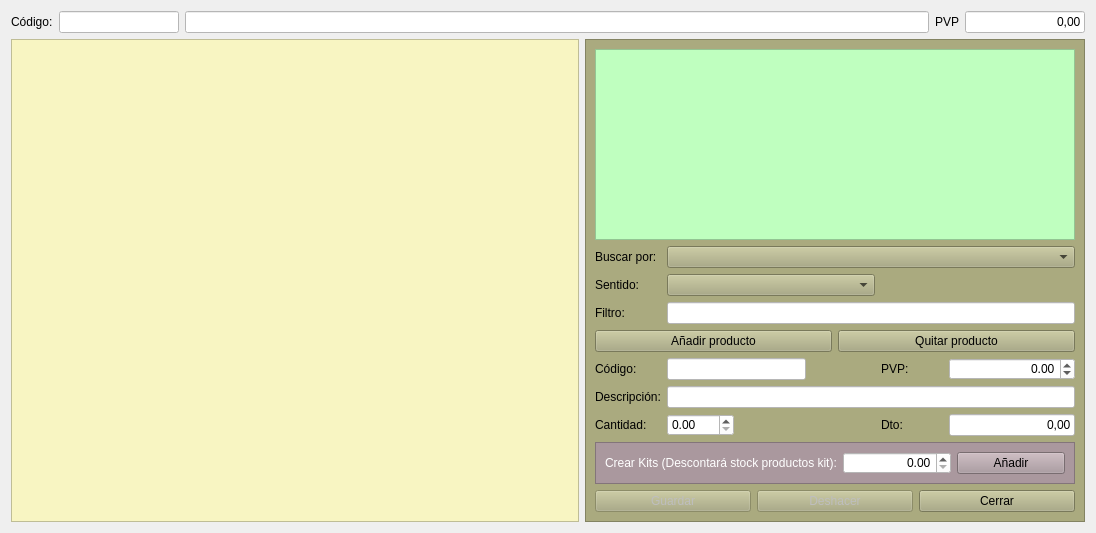
<?xml version="1.0" encoding="UTF-8"?>
<ui version="4.0">
 <class>FrmKit</class>
 <widget class="QDialog" name="FrmKit">
  <property name="geometry">
   <rect>
    <x>0</x>
    <y>0</y>
    <width>1096</width>
    <height>533</height>
   </rect>
  </property>
  <property name="windowTitle">
   <string>Gestión de Kits de producto.</string>
  </property>
  <layout class="QGridLayout" name="gridLayout_3">
   <item row="0" column="0" colspan="2">
    <layout class="QGridLayout" name="gridLayout_2">
     <item row="0" column="0">
      <widget class="QLabel" name="label_7">
       <property name="text">
        <string>Código:</string>
       </property>
      </widget>
     </item>
     <item row="0" column="1">
      <widget class="QLineEdit" name="txtCodigo_kit">
       <property name="maximumSize">
        <size>
         <width>120</width>
         <height>16777215</height>
        </size>
       </property>
       <property name="styleSheet">
        <string notr="true">background-color: rgb(255, 255, 255);</string>
       </property>
      </widget>
     </item>
     <item row="0" column="2">
      <widget class="QLineEdit" name="txtDesc_kit">
       <property name="styleSheet">
        <string notr="true">background-color: rgb(255, 255, 255);</string>
       </property>
      </widget>
     </item>
     <item row="0" column="3">
      <widget class="QLabel" name="label_8">
       <property name="text">
        <string>PVP</string>
       </property>
      </widget>
     </item>
     <item row="0" column="4">
      <widget class="QLineEdit" name="txtPvp_kit">
       <property name="maximumSize">
        <size>
         <width>120</width>
         <height>16777215</height>
        </size>
       </property>
       <property name="styleSheet">
        <string notr="true">background-color: rgb(255, 255, 255);</string>
       </property>
       <property name="text">
        <string>0,00</string>
       </property>
       <property name="alignment">
        <set>Qt::AlignRight|Qt::AlignTrailing|Qt::AlignVCenter</set>
       </property>
      </widget>
     </item>
    </layout>
   </item>
   <item row="1" column="0">
    <widget class="QTableView" name="tabla">
     <property name="autoFillBackground">
      <bool>true</bool>
     </property>
     <property name="styleSheet">
      <string notr="true">alternate-background-color: rgb(255, 255, 255);
font: 8pt &quot;Sans&quot;;
background-color: rgb(248, 245, 194);</string>
     </property>
     <property name="alternatingRowColors">
      <bool>true</bool>
     </property>
     <property name="selectionMode">
      <enum>QAbstractItemView::SingleSelection</enum>
     </property>
     <property name="selectionBehavior">
      <enum>QAbstractItemView::SelectRows</enum>
     </property>
    </widget>
   </item>
   <item row="1" column="1">
    <widget class="QFrame" name="frame">
     <property name="maximumSize">
      <size>
       <width>500</width>
       <height>16777215</height>
      </size>
     </property>
     <property name="styleSheet">
      <string notr="true">background-color: rgb(170, 170, 127);</string>
     </property>
     <property name="frameShape">
      <enum>QFrame::StyledPanel</enum>
     </property>
     <property name="frameShadow">
      <enum>QFrame::Raised</enum>
     </property>
     <layout class="QGridLayout" name="gridLayout">
      <item row="10" column="4">
       <widget class="QLabel" name="label_6">
        <property name="text">
         <string>Dto:</string>
        </property>
       </widget>
      </item>
      <item row="2" column="1" colspan="5">
       <widget class="QComboBox" name="cboOrden"/>
      </item>
      <item row="13" column="0" colspan="6">
       <layout class="QHBoxLayout" name="horizontalLayout">
        <item>
         <widget class="QPushButton" name="btnGuardar">
          <property name="enabled">
           <bool>false</bool>
          </property>
          <property name="text">
           <string>Guardar</string>
          </property>
          <property name="icon">
           <iconset resource="../maya.qrc">
            <normaloff>:/Icons/PNG/Save.png</normaloff>:/Icons/PNG/Save.png</iconset>
          </property>
         </widget>
        </item>
        <item>
         <widget class="QPushButton" name="btnDeshacer">
          <property name="enabled">
           <bool>false</bool>
          </property>
          <property name="text">
           <string>Deshacer</string>
          </property>
          <property name="icon">
           <iconset resource="../maya.qrc">
            <normaloff>:/Icons/PNG/undo.png</normaloff>:/Icons/PNG/undo.png</iconset>
          </property>
         </widget>
        </item>
        <item>
         <widget class="QPushButton" name="pushButton">
          <property name="text">
           <string>Cerrar</string>
          </property>
          <property name="icon">
           <iconset resource="../maya.qrc">
            <normaloff>:/Icons/PNG/Exit.png</normaloff>:/Icons/PNG/Exit.png</iconset>
          </property>
         </widget>
        </item>
       </layout>
      </item>
      <item row="9" column="0">
       <widget class="QLabel" name="label_5">
        <property name="text">
         <string>Descripción:</string>
        </property>
       </widget>
      </item>
      <item row="8" column="5">
       <widget class="QDoubleSpinBox" name="spinPVP">
        <property name="styleSheet">
         <string notr="true">background-color: rgb(255, 255, 255);</string>
        </property>
        <property name="alignment">
         <set>Qt::AlignRight|Qt::AlignTrailing|Qt::AlignVCenter</set>
        </property>
        <property name="minimum">
         <double>-10000000.000000000000000</double>
        </property>
        <property name="maximum">
         <double>1000000000.000000000000000</double>
        </property>
       </widget>
      </item>
      <item row="4" column="1" colspan="5">
       <widget class="QLineEdit" name="txtBuscar">
        <property name="styleSheet">
         <string notr="true">background-color: rgb(255, 255, 255);</string>
        </property>
       </widget>
      </item>
      <item row="10" column="0">
       <widget class="QLabel" name="label_3">
        <property name="text">
         <string>Cantidad:</string>
        </property>
       </widget>
      </item>
      <item row="5" column="0" colspan="6">
       <layout class="QHBoxLayout" name="horizontalLayout_2">
        <item>
         <widget class="QPushButton" name="btnAnadir">
          <property name="text">
           <string>Añadir producto</string>
          </property>
          <property name="icon">
           <iconset resource="../maya.qrc">
            <normaloff>:/Icons/PNG/add.png</normaloff>:/Icons/PNG/add.png</iconset>
          </property>
         </widget>
        </item>
        <item>
         <widget class="QPushButton" name="btnQuitar">
          <property name="text">
           <string>Quitar producto</string>
          </property>
          <property name="icon">
           <iconset resource="../maya.qrc">
            <normaloff>:/Icons/PNG/borrar.png</normaloff>:/Icons/PNG/borrar.png</iconset>
          </property>
         </widget>
        </item>
       </layout>
      </item>
      <item row="9" column="1" colspan="5">
       <widget class="QLineEdit" name="txtDescripcion">
        <property name="styleSheet">
         <string notr="true">background-color: rgb(255, 255, 255);</string>
        </property>
       </widget>
      </item>
      <item row="8" column="4">
       <widget class="QLabel" name="label_9">
        <property name="text">
         <string>PVP:</string>
        </property>
       </widget>
      </item>
      <item row="2" column="0">
       <widget class="QLabel" name="label_2">
        <property name="text">
         <string>Buscar por:</string>
        </property>
       </widget>
      </item>
      <item row="8" column="0">
       <widget class="QLabel" name="label_4">
        <property name="text">
         <string>Código:</string>
        </property>
       </widget>
      </item>
      <item row="10" column="1">
       <widget class="QDoubleSpinBox" name="spinCantidad">
        <property name="styleSheet">
         <string notr="true">background-color: rgb(255, 255, 255);</string>
        </property>
       </widget>
      </item>
      <item row="1" column="0" colspan="6">
       <widget class="QTableView" name="tabla_buscar">
        <property name="styleSheet">
         <string notr="true">background-color: rgb(191, 255, 191);
alternate-background-color: rgb(222, 255, 222);</string>
        </property>
        <property name="alternatingRowColors">
         <bool>true</bool>
        </property>
        <property name="selectionMode">
         <enum>QAbstractItemView::SingleSelection</enum>
        </property>
        <property name="selectionBehavior">
         <enum>QAbstractItemView::SelectRows</enum>
        </property>
        <attribute name="verticalHeaderVisible">
         <bool>false</bool>
        </attribute>
       </widget>
      </item>
      <item row="4" column="0">
       <widget class="QLabel" name="label">
        <property name="text">
         <string>Filtro:</string>
        </property>
       </widget>
      </item>
      <item row="8" column="1" colspan="2">
       <widget class="QLineEdit" name="txtCodigo">
        <property name="minimumSize">
         <size>
          <width>139</width>
          <height>0</height>
         </size>
        </property>
        <property name="styleSheet">
         <string notr="true">background-color: rgb(255, 255, 255);</string>
        </property>
       </widget>
      </item>
      <item row="3" column="0">
       <widget class="QLabel" name="label_10">
        <property name="text">
         <string>Sentido:</string>
        </property>
       </widget>
      </item>
      <item row="3" column="1" colspan="3">
       <widget class="QComboBox" name="cboSentido"/>
      </item>
      <item row="10" column="5">
       <widget class="QLineEdit" name="txtDto">
        <property name="minimumSize">
         <size>
          <width>73</width>
          <height>0</height>
         </size>
        </property>
        <property name="maximumSize">
         <size>
          <width>126</width>
          <height>16777215</height>
         </size>
        </property>
        <property name="styleSheet">
         <string notr="true">background-color: rgb(255, 255, 255);</string>
        </property>
        <property name="text">
         <string>0,00</string>
        </property>
        <property name="alignment">
         <set>Qt::AlignRight|Qt::AlignTrailing|Qt::AlignVCenter</set>
        </property>
       </widget>
      </item>
      <item row="11" column="0" colspan="6">
       <widget class="QFrame" name="frame_2">
        <property name="styleSheet">
         <string notr="true">background-color: rgb(170, 152, 158);</string>
        </property>
        <property name="frameShape">
         <enum>QFrame::StyledPanel</enum>
        </property>
        <property name="frameShadow">
         <enum>QFrame::Raised</enum>
        </property>
        <layout class="QHBoxLayout" name="horizontalLayout_3">
         <item>
          <widget class="QLabel" name="label_11">
           <property name="styleSheet">
            <string notr="true">color: rgb(255, 255, 255);</string>
           </property>
           <property name="text">
            <string>Crear Kits (Descontará stock productos kit):</string>
           </property>
          </widget>
         </item>
         <item>
          <widget class="QDoubleSpinBox" name="spinCant">
           <property name="styleSheet">
            <string notr="true">background-color: rgb(255, 255, 255);</string>
           </property>
           <property name="alignment">
            <set>Qt::AlignRight|Qt::AlignTrailing|Qt::AlignVCenter</set>
           </property>
          </widget>
         </item>
         <item>
          <widget class="QPushButton" name="btnAnadirKits">
           <property name="text">
            <string>Añadir</string>
           </property>
          </widget>
         </item>
        </layout>
       </widget>
      </item>
     </layout>
    </widget>
   </item>
  </layout>
 </widget>
 <tabstops>
  <tabstop>btnAnadir</tabstop>
  <tabstop>btnQuitar</tabstop>
  <tabstop>tabla_buscar</tabstop>
  <tabstop>txtCodigo</tabstop>
  <tabstop>spinPVP</tabstop>
  <tabstop>txtDescripcion</tabstop>
  <tabstop>spinCantidad</tabstop>
  <tabstop>txtDto</tabstop>
  <tabstop>btnGuardar</tabstop>
  <tabstop>btnDeshacer</tabstop>
  <tabstop>pushButton</tabstop>
  <tabstop>txtCodigo_kit</tabstop>
  <tabstop>tabla</tabstop>
  <tabstop>txtDesc_kit</tabstop>
  <tabstop>txtPvp_kit</tabstop>
 </tabstops>
 <resources>
  <include location="../maya.qrc"/>
 </resources>
 <connections>
  <connection>
   <sender>pushButton</sender>
   <signal>clicked()</signal>
   <receiver>FrmKit</receiver>
   <slot>accept()</slot>
   <hints>
    <hint type="sourcelabel">
     <x>868</x>
     <y>493</y>
    </hint>
    <hint type="destinationlabel">
     <x>608</x>
     <y>526</y>
    </hint>
   </hints>
  </connection>
 </connections>
</ui>
